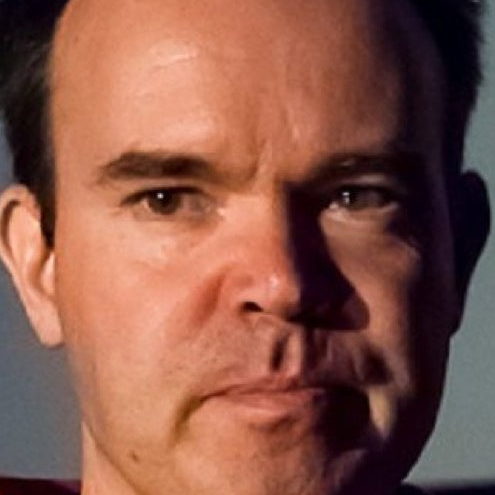
#> input picture Emotion_Face_Classification/Model/dataset/haar_face/angry/angry_106.png, 495 x 495 px, given in place of urns-red-when-angry-embarrassed-nervous-stressed-fearful.jpg, which was not available
$ jupyter execute --allow-errors Emotion_Classifier_Haarcascade.ipynb   (shell and % lines are left out)   (text cells are left out)
#> lines starting #> are read from the running program, lines starting #| are printed output that depends on the picture; pictures that were not available may be replaced by others from this repository, and a replacement may not be noted
[cell 1]
import numpy as np
import cv2
from matplotlib import pyplot as plt

[cell 2]
img = cv2.imread("./Model/dataset/angry/4ddb7-steam-out-of-ears-face-turns-red-when-angry-embarrassed-nervous-stressed-fearful.jpg")
#> img is the input picture: shape (495, 495, 3); mean B, G, R 72.6, 86.5, 135.2
img.shape
#> Out = (495, 495, 3)

[cell 3]
plt.imshow(img)

[cell 4]
# Translate image to gray
gray = cv2.cvtColor(img, cv2.COLOR_BGR2GRAY)
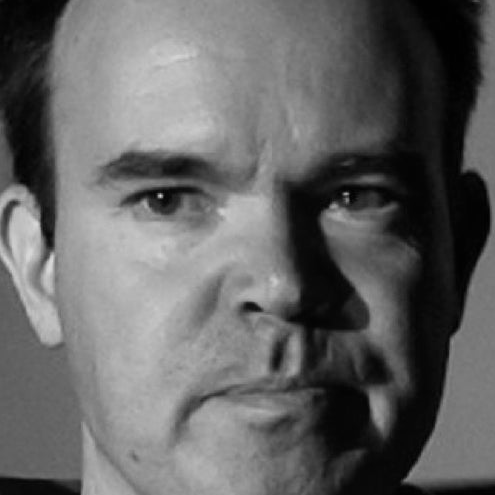
#> gray: shape (495, 495); min 1, max 218, mean 99.5
print(gray.shape)
#| (495, 495)
gray

[cell 5]
# Plot image using matplotlib
plt.imshow(gray, cmap='gray')

[cell 6]
face_cascade = cv2.CascadeClassifier("./Model/opencv/haarcascades/haarcascade_frontalface_default.xml")

faces = face_cascade.detectMultiScale(gray, 1.3, 5)
#> faces = [[61, 42, 392, 392]]
faces
#> Out = [[61, 42, 392, 392]]

[cell 7]
# Check face position
(x, y, w, h) = faces[0]
#> x = 61; y = 42; w = 392; h = 392
x, y, w, h
#> Out = (61, 42, 392, 392)

[cell 8]
# Draw that face
face_img = cv2.rectangle(img, (x, y), (x+w, y+h), (255, 0, 0), 2)
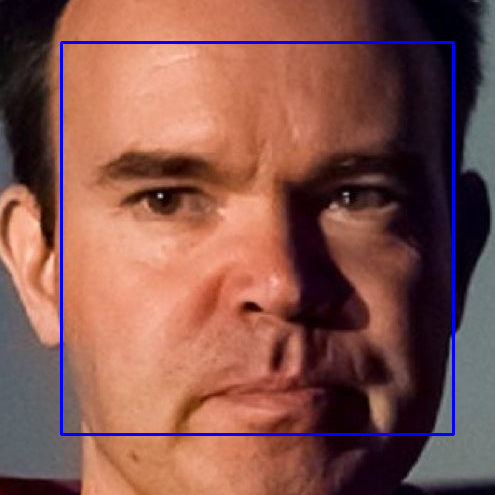
#> face_img: shape (495, 495, 3); mean B, G, R 76.1, 84.9, 132.8
plt.imshow(face_img)

[cell 9]
# Cropped Face
for (x, y, w, h) in faces:
  roi_color = img[y:y+h, x:x+w]
#> this loop made 1 pass
#> pass 1, `roi_color = img[y:y+h, x:x+w]`:
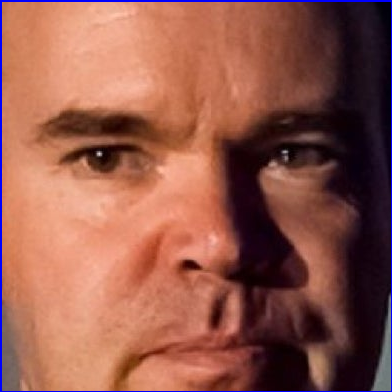
#> roi_color: shape (392, 392, 3); mean B, G, R 75.2, 88.2, 146.3

plt.imshow(roi_color, cmap='gray')

[cell 10]
def get_faces(image_path):
  img = cv2.imread(image_path)
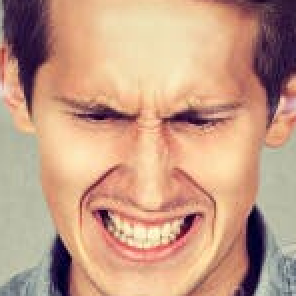
#> input picture Emotion_Face_Classification/Model/dataset/haar_face/angry/angry_132.png, 148 x 148 px, given in place of angry, which was not available (shown 2 times larger)
#> img is the input picture: shape (148, 148, 3); mean B, G, R 132.3, 156.2, 197.1
  gray = cv2.cvtColor(img, cv2.COLOR_BGR2GRAY)
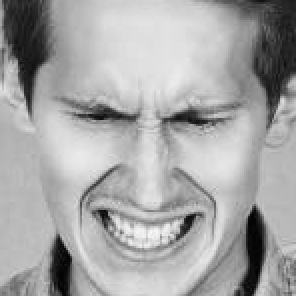
#> gray: shape (148, 148) (shown 2 times larger); min 3, max 249, mean 165.7
  faces = face_cascade.detectMultiScale(gray, 1.3, 5)
#> faces = [[16, 19, 114, 114]]
  for (x, y, w, h) in faces:
    roi_color = img[y:y+h, x:x+w]
    if len(roi_color) >= 1:
      return roi_color
#> this loop made 1 pass
#> pass 1, in get_faces, `roi_color = img[y:y+h, x:x+w]`:
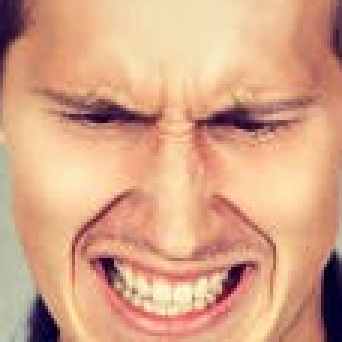
#> roi_color: shape (114, 114, 3) (shown 3 times larger); mean B, G, R 133.8, 164.1, 214.5

[cell 11]
# Initialize some variables
path_to_data = "./Model/dataset/"
path_to_cr_data = "./Model/dataset/haar_face/"

[cell 12]
# Store all subfolders in a python list
import os

img_dirs = []

for entry in os.scandir(path_to_data):
  if entry.is_dir():
    img_dirs.append(entry.path)

[cell 13]
# Check img_dirs
img_dirs

[cell 14]
# Create face folder if not exists
import shutil

if os.path.exists(path_to_cr_data):
  shutil.rmtree(path_to_cr_data)

os.mkdir(path_to_cr_data)

[cell 15]
# Iterate through each of these image directory

cropped_image_dirs = []
emotion_file_names_dict = {}

for img_dir in img_dirs:
  count = 1
  emotion_name = img_dir.split('/')[-1]
  print(emotion_name)

  emotion_file_names_dict[emotion_name] = []

  for entry in os.scandir(img_dir):
    roi_color = get_faces(entry.path)
    if roi_color is not None:
      cropped_folder = path_to_cr_data + emotion_name
      if not os.path.exists(cropped_folder):
        os.makedirs(cropped_folder)
        cropped_image_dirs.append(cropped_folder)
        print("Generating cropped images in folder : ", cropped_folder)

      cropped_file_name = emotion_name + "_" + str(count) + ".png"
      cropped_file_path = cropped_folder + "/" + cropped_file_name

      cv2.imwrite(cropped_file_path, roi_color)
      emotion_file_names_dict[emotion_name].append(cropped_file_path)

      count += 1

[cell 16]
import numpy as np
import pywt
import cv2

[cell 17]
def w2d(img, mode='haar', level=1):
#> called with mode = 'db1', level = 5
  imArray = img
  '''
    Datatype conversions
  '''
  # Convert to gray scale
  imArray = cv2.cvtColor(imArray, cv2.COLOR_BGR2GRAY)
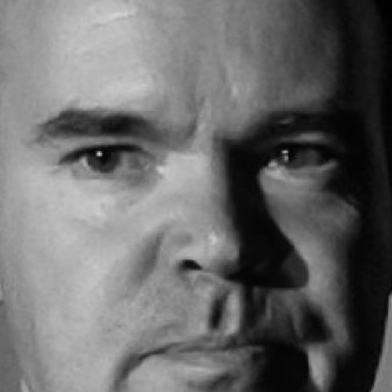
#> imArray: shape (392, 392); min 1, max 216, mean 105.2
  # Convert to float
  imArray = np.float32(imArray)
  imArray = imArray / 255

  # Compute Coefficients
  coeffs = pywt.wavedec2(imArray, mode, level=level)

  # Process Coefficients
  coeffs_H = list(coeffs)
  coeffs_H[0] *= 0;

  # Reconstruction
  imArray_H = pywt.waverec2(coeffs_H, mode);
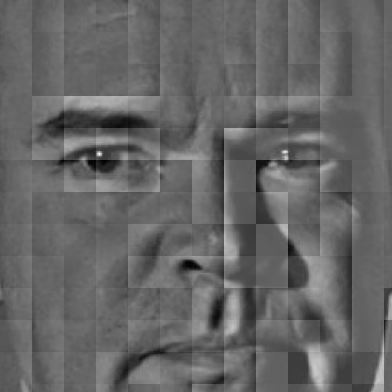
#> imArray_H: shape (392, 392) float32; min -0.423, max 0.637, mean 2.48e-11; drawn with min black and max white
  imArray_H *= 255;
  imArray_H = np.uint8(imArray_H)
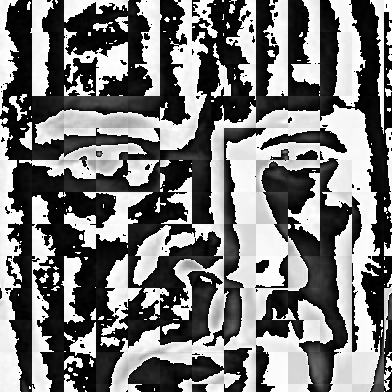
#> imArray_H: shape (392, 392); min 0, max 255, mean 119.5

  return imArray_H

[cell 18]
# Test wavelet function
cropped_image = get_faces("./Model/dataset/angry/4ddb7-steam-out-of-ears-face-turns-red-when-angry-embarrassed-nervous-stressed-fearful.jpg")
im_har = w2d(cropped_image, 'db1', 5)
plt.imshow(im_har, cmap='gray')

[cell 19]
emotion_file_names_dict

[cell 20]
cropped_image_dirs

[cell 21]
emotion_file_names_dict = {}

for img_dir in cropped_image_dirs:
  emotion_name = img_dir.split('/')[-1]
  file_list = []
  for entry in os.scandir(img_dir):
    file_list.append(entry.path)
  emotion_file_names_dict[emotion_name] = file_list

emotion_file_names_dict

[cell 22]
class_dict = {}
count = 0
for emotion_name in emotion_file_names_dict.keys():
  class_dict[emotion_name] = count
  count += 1
class_dict
